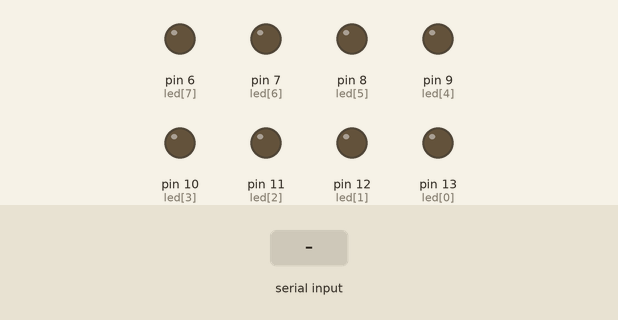
Bench run of a sketch on a simulated Arduino Uno, built with avr-gcc and run on an emulated ATmega328P. Shown: output pins drawn as LEDs (lit = HIGH). Inputs (shaded band) come from the test bench.

Above: at 1.2 s.
1.3 s: "1" received over Serial
At 1.9 s:
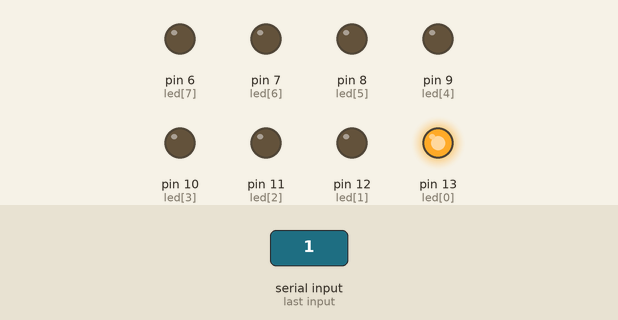
2.8 s: byte 54 ('6') received over Serial
At 3.1 s:
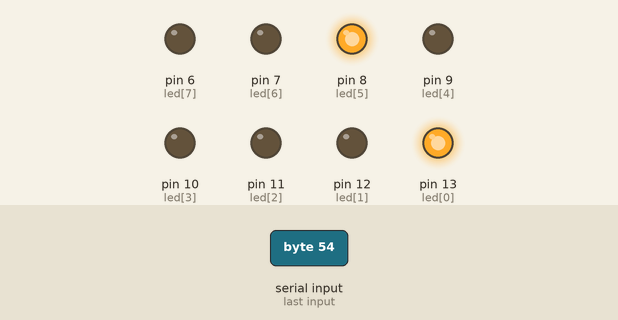
4.3 s: byte 55 ('7') received over Serial
At 5.4 s:
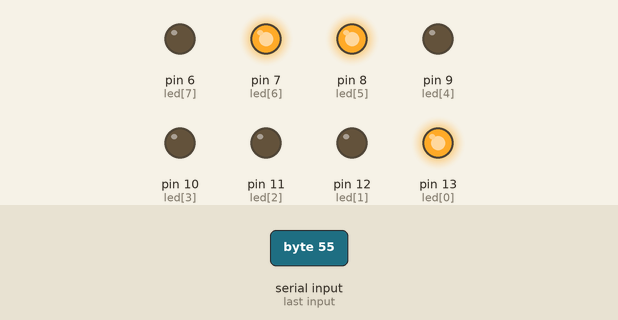
5.8 s: byte 102 ('f') received over Serial
At 6.6 s:
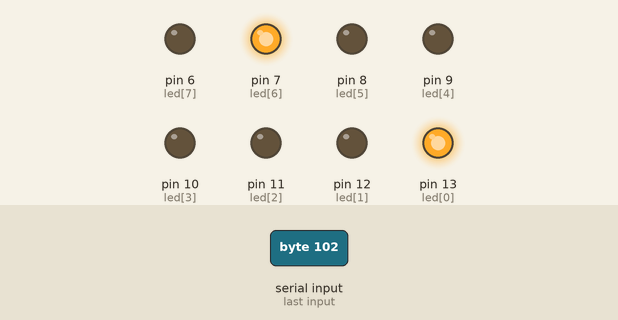
7.3 s: byte 56 ('8') received over Serial
At 7.7 s:
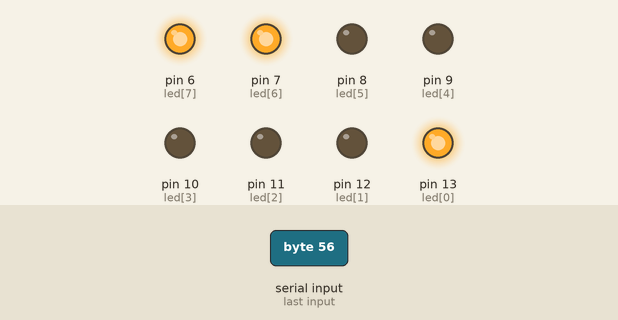
8.8 s: byte 103 ('g') received over Serial
At 10.1 s:
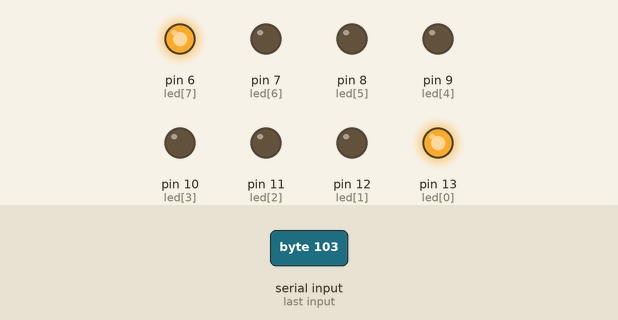
Timing chart, 0 to 11.3 s (numbered marks = the images above; inputs shaded):
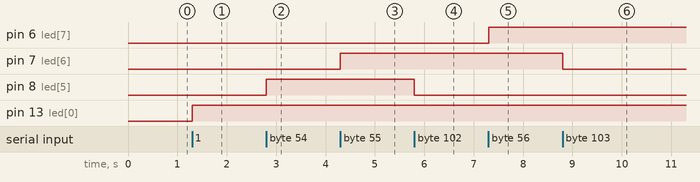

Measured:
- after the input at 1.3 s, pin 13 (led[0]): LOW → HIGH at once
- after the input at 2.8 s, pin 8 (led[5]): LOW → HIGH at once
- after the input at 4.3 s, pin 7 (led[6]): LOW → HIGH at once
- after the input at 5.8 s, pin 8 (led[5]): HIGH → LOW at once
- after the input at 7.3 s, pin 6 (led[7]): LOW → HIGH at once
- after the input at 8.8 s, pin 7 (led[6]): HIGH → LOW at once

The sketch:

Processing_Arduino_Serial_read.ino
```cpp
// Arduino code
char val; // Data received from the serial port
int led[8] = {13,12,11,10,9,8,7,6}; // Set led to digital I/O

 void setup() {

// Set led as OUTPUT
  int i;
  for (i=0;i<8;i++)
  {
    pinMode(led[i], OUTPUT);
  }

 Serial.begin(9600); // Start serial communication at 9600 bps
 }

 void loop() {
 while (Serial.available()) {
 val = Serial.read(); // read Data and store in val

  if (val == '1') {digitalWrite(led[0], HIGH);}
  if (val == 'a') {digitalWrite(led[0], LOW);}

  if (val == '2') {digitalWrite(led[1], HIGH);}
  if (val == 'b') {digitalWrite(led[1], LOW);}

  if (val == '3') {digitalWrite(led[2], HIGH);}
  if (val == 'c') {digitalWrite(led[2], LOW);}

  if (val == '4') {digitalWrite(led[3], HIGH);}
  if (val == 'd') {digitalWrite(led[3], LOW);}

  if (val == '5') {digitalWrite(led[4], HIGH);}
  if (val == 'e') {digitalWrite(led[4], LOW);}

  if (val == '6') {digitalWrite(led[5], HIGH);}
  if (val == 'f') {digitalWrite(led[5], LOW);}

  if (val == '7') {digitalWrite(led[6], HIGH);}
  if (val == 'g') {digitalWrite(led[6], LOW);}

  if (val == '8') {digitalWrite(led[7], HIGH);}
  if (val == 'h') {digitalWrite(led[7], LOW);}
  }
 }
```
